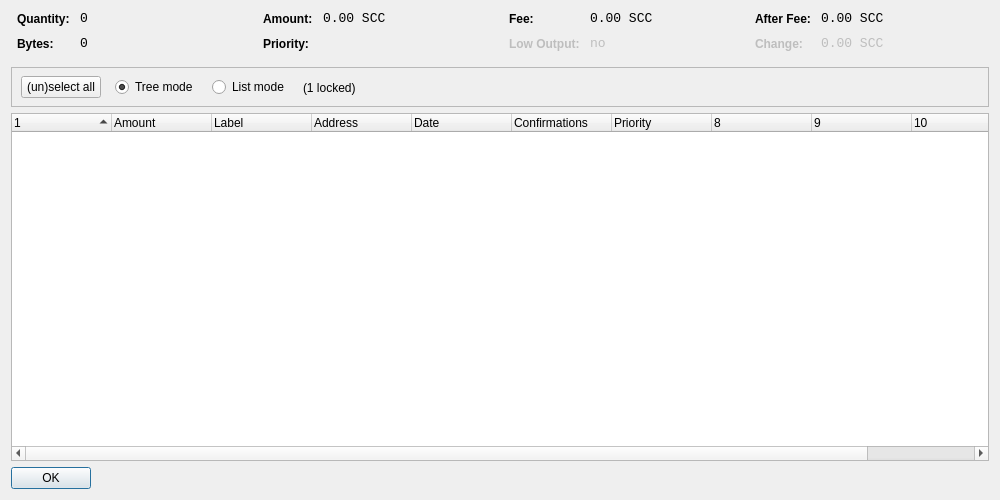
<?xml version="1.0" encoding="UTF-8"?>
<ui version="4.0">
 <class>CoinControlDialog</class>
 <widget class="QDialog" name="CoinControlDialog">
  <property name="geometry">
   <rect>
    <x>0</x>
    <y>0</y>
    <width>1000</width>
    <height>500</height>
   </rect>
  </property>
  <property name="windowTitle">
   <string>Coin Control</string>
  </property>
  <layout class="QVBoxLayout" name="verticalLayout">
   <item>
    <layout class="QHBoxLayout" name="horizontalLayoutTop" stretch="0,0,0,0">
     <property name="topMargin">
      <number>0</number>
     </property>
     <property name="bottomMargin">
      <number>10</number>
     </property>
     <item>
      <layout class="QFormLayout" name="formLayoutCoinControl1">
       <property name="horizontalSpacing">
        <number>10</number>
       </property>
       <property name="verticalSpacing">
        <number>10</number>
       </property>
       <property name="leftMargin">
        <number>6</number>
       </property>
       <property name="rightMargin">
        <number>6</number>
       </property>
       <item row="0" column="0">
        <widget class="QLabel" name="labelCoinControlQuantityText">
         <property name="styleSheet">
          <string notr="true">font-weight:bold;</string>
         </property>
         <property name="text">
          <string>Quantity:</string>
         </property>
        </widget>
       </item>
       <item row="0" column="1">
        <widget class="QLabel" name="labelCoinControlQuantity">
         <property name="font">
          <font>
           <family>Monospace</family>
           <pointsize>10</pointsize>
          </font>
         </property>
         <property name="cursor">
          <cursorShape>IBeamCursor</cursorShape>
         </property>
         <property name="contextMenuPolicy">
          <enum>Qt::ActionsContextMenu</enum>
         </property>
         <property name="text">
          <string notr="true">0</string>
         </property>
         <property name="textInteractionFlags">
          <set>Qt::LinksAccessibleByMouse|Qt::TextSelectableByKeyboard|Qt::TextSelectableByMouse</set>
         </property>
        </widget>
       </item>
       <item row="1" column="0">
        <widget class="QLabel" name="labelCoinControlBytesText">
         <property name="styleSheet">
          <string notr="true">font-weight:bold;</string>
         </property>
         <property name="text">
          <string>Bytes:</string>
         </property>
        </widget>
       </item>
       <item row="1" column="1">
        <widget class="QLabel" name="labelCoinControlBytes">
         <property name="font">
          <font>
           <family>Monospace</family>
           <pointsize>10</pointsize>
          </font>
         </property>
         <property name="cursor">
          <cursorShape>IBeamCursor</cursorShape>
         </property>
         <property name="contextMenuPolicy">
          <enum>Qt::ActionsContextMenu</enum>
         </property>
         <property name="text">
          <string notr="true">0</string>
         </property>
         <property name="textInteractionFlags">
          <set>Qt::LinksAccessibleByMouse|Qt::TextSelectableByKeyboard|Qt::TextSelectableByMouse</set>
         </property>
        </widget>
       </item>
      </layout>
     </item>
     <item>
      <layout class="QFormLayout" name="formLayoutCoinControl2">
       <property name="horizontalSpacing">
        <number>10</number>
       </property>
       <property name="verticalSpacing">
        <number>10</number>
       </property>
       <property name="leftMargin">
        <number>6</number>
       </property>
       <property name="rightMargin">
        <number>6</number>
       </property>
       <item row="0" column="0">
        <widget class="QLabel" name="labelCoinControlAmountText">
         <property name="styleSheet">
          <string notr="true">font-weight:bold;</string>
         </property>
         <property name="text">
          <string>Amount:</string>
         </property>
        </widget>
       </item>
       <item row="0" column="1">
        <widget class="QLabel" name="labelCoinControlAmount">
         <property name="font">
          <font>
           <family>Monospace</family>
           <pointsize>10</pointsize>
          </font>
         </property>
         <property name="cursor">
          <cursorShape>IBeamCursor</cursorShape>
         </property>
         <property name="contextMenuPolicy">
          <enum>Qt::ActionsContextMenu</enum>
         </property>
         <property name="text">
          <string notr="true">0.00 SCC</string>
         </property>
         <property name="textInteractionFlags">
          <set>Qt::LinksAccessibleByMouse|Qt::TextSelectableByKeyboard|Qt::TextSelectableByMouse</set>
         </property>
        </widget>
       </item>
       <item row="1" column="0">
        <widget class="QLabel" name="labelCoinControlPriorityText">
         <property name="styleSheet">
          <string notr="true">font-weight:bold;</string>
         </property>
         <property name="text">
          <string>Priority:</string>
         </property>
        </widget>
       </item>
       <item row="1" column="1">
        <widget class="QLabel" name="labelCoinControlPriority">
         <property name="font">
          <font>
           <family>Monospace</family>
           <pointsize>10</pointsize>
          </font>
         </property>
         <property name="cursor">
          <cursorShape>IBeamCursor</cursorShape>
         </property>
         <property name="contextMenuPolicy">
          <enum>Qt::ActionsContextMenu</enum>
         </property>
         <property name="text">
          <string/>
         </property>
         <property name="textInteractionFlags">
          <set>Qt::LinksAccessibleByMouse|Qt::TextSelectableByKeyboard|Qt::TextSelectableByMouse</set>
         </property>
        </widget>
       </item>
      </layout>
     </item>
     <item>
      <layout class="QFormLayout" name="formLayoutCoinControl3">
       <property name="horizontalSpacing">
        <number>10</number>
       </property>
       <property name="verticalSpacing">
        <number>10</number>
       </property>
       <property name="leftMargin">
        <number>6</number>
       </property>
       <property name="rightMargin">
        <number>6</number>
       </property>
       <item row="0" column="0">
        <widget class="QLabel" name="labelCoinControlFeeText">
         <property name="styleSheet">
          <string notr="true">font-weight:bold;</string>
         </property>
         <property name="text">
          <string>Fee:</string>
         </property>
        </widget>
       </item>
       <item row="0" column="1">
        <widget class="QLabel" name="labelCoinControlFee">
         <property name="font">
          <font>
           <family>Monospace</family>
           <pointsize>10</pointsize>
          </font>
         </property>
         <property name="cursor">
          <cursorShape>IBeamCursor</cursorShape>
         </property>
         <property name="contextMenuPolicy">
          <enum>Qt::ActionsContextMenu</enum>
         </property>
         <property name="text">
          <string notr="true">0.00 SCC</string>
         </property>
         <property name="textInteractionFlags">
          <set>Qt::LinksAccessibleByMouse|Qt::TextSelectableByKeyboard|Qt::TextSelectableByMouse</set>
         </property>
        </widget>
       </item>
       <item row="1" column="0">
        <widget class="QLabel" name="labelCoinControlLowOutputText">
         <property name="enabled">
          <bool>false</bool>
         </property>
         <property name="styleSheet">
          <string notr="true">font-weight:bold;</string>
         </property>
         <property name="text">
          <string>Low Output:</string>
         </property>
        </widget>
       </item>
       <item row="1" column="1">
        <widget class="QLabel" name="labelCoinControlLowOutput">
         <property name="enabled">
          <bool>false</bool>
         </property>
         <property name="font">
          <font>
           <family>Monospace</family>
           <pointsize>10</pointsize>
          </font>
         </property>
         <property name="cursor">
          <cursorShape>IBeamCursor</cursorShape>
         </property>
         <property name="contextMenuPolicy">
          <enum>Qt::ActionsContextMenu</enum>
         </property>
         <property name="text">
          <string>no</string>
         </property>
         <property name="textInteractionFlags">
          <set>Qt::LinksAccessibleByMouse|Qt::TextSelectableByKeyboard|Qt::TextSelectableByMouse</set>
         </property>
        </widget>
       </item>
      </layout>
     </item>
     <item>
      <layout class="QFormLayout" name="formLayoutCoinControl4">
       <property name="horizontalSpacing">
        <number>10</number>
       </property>
       <property name="verticalSpacing">
        <number>10</number>
       </property>
       <property name="leftMargin">
        <number>6</number>
       </property>
       <property name="rightMargin">
        <number>6</number>
       </property>
       <item row="0" column="0">
        <widget class="QLabel" name="labelCoinControlAfterFeeText">
         <property name="styleSheet">
          <string notr="true">font-weight:bold;</string>
         </property>
         <property name="text">
          <string>After Fee:</string>
         </property>
        </widget>
       </item>
       <item row="0" column="1">
        <widget class="QLabel" name="labelCoinControlAfterFee">
         <property name="font">
          <font>
           <family>Monospace</family>
           <pointsize>10</pointsize>
          </font>
         </property>
         <property name="cursor">
          <cursorShape>IBeamCursor</cursorShape>
         </property>
         <property name="contextMenuPolicy">
          <enum>Qt::ActionsContextMenu</enum>
         </property>
         <property name="text">
          <string notr="true">0.00 SCC</string>
         </property>
         <property name="textInteractionFlags">
          <set>Qt::LinksAccessibleByMouse|Qt::TextSelectableByKeyboard|Qt::TextSelectableByMouse</set>
         </property>
        </widget>
       </item>
       <item row="1" column="0">
        <widget class="QLabel" name="labelCoinControlChangeText">
         <property name="enabled">
          <bool>false</bool>
         </property>
         <property name="styleSheet">
          <string notr="true">font-weight:bold;</string>
         </property>
         <property name="text">
          <string>Change:</string>
         </property>
        </widget>
       </item>
       <item row="1" column="1">
        <widget class="QLabel" name="labelCoinControlChange">
         <property name="enabled">
          <bool>false</bool>
         </property>
         <property name="font">
          <font>
           <family>Monospace</family>
           <pointsize>10</pointsize>
          </font>
         </property>
         <property name="cursor">
          <cursorShape>IBeamCursor</cursorShape>
         </property>
         <property name="contextMenuPolicy">
          <enum>Qt::ActionsContextMenu</enum>
         </property>
         <property name="text">
          <string notr="true">0.00 SCC</string>
         </property>
         <property name="textInteractionFlags">
          <set>Qt::LinksAccessibleByMouse|Qt::TextSelectableByKeyboard|Qt::TextSelectableByMouse</set>
         </property>
        </widget>
       </item>
      </layout>
     </item>
    </layout>
   </item>
   <item>
    <widget class="QFrame" name="frame">
     <property name="minimumSize">
      <size>
       <width>0</width>
       <height>40</height>
      </size>
     </property>
     <property name="frameShape">
      <enum>QFrame::StyledPanel</enum>
     </property>
     <property name="frameShadow">
      <enum>QFrame::Sunken</enum>
     </property>
     <widget class="QWidget" name="horizontalLayoutWidget">
      <property name="geometry">
       <rect>
        <x>10</x>
        <y>0</y>
        <width>781</width>
        <height>41</height>
       </rect>
      </property>
      <layout class="QHBoxLayout" name="horizontalLayoutPanel" stretch="0,0,0,0,0">
       <property name="spacing">
        <number>14</number>
       </property>
       <item>
        <widget class="QPushButton" name="pushButtonSelectAll">
         <property name="sizePolicy">
          <sizepolicy hsizetype="Maximum" vsizetype="Fixed">
           <horstretch>0</horstretch>
           <verstretch>0</verstretch>
          </sizepolicy>
         </property>
         <property name="text">
          <string>(un)select all</string>
         </property>
        </widget>
       </item>
       <item>
        <widget class="QRadioButton" name="radioTreeMode">
         <property name="sizePolicy">
          <sizepolicy hsizetype="Maximum" vsizetype="Fixed">
           <horstretch>0</horstretch>
           <verstretch>0</verstretch>
          </sizepolicy>
         </property>
         <property name="text">
          <string>Tree mode</string>
         </property>
         <property name="checked">
          <bool>true</bool>
         </property>
        </widget>
       </item>
       <item>
        <widget class="QRadioButton" name="radioListMode">
         <property name="sizePolicy">
          <sizepolicy hsizetype="Maximum" vsizetype="Fixed">
           <horstretch>0</horstretch>
           <verstretch>0</verstretch>
          </sizepolicy>
         </property>
         <property name="text">
          <string>List mode</string>
         </property>
        </widget>
       </item>
       <item>
        <widget class="QLabel" name="labelLocked">
         <property name="text">
          <string>(1 locked)</string>
         </property>
        </widget>
       </item>
       <item>
        <spacer name="horizontalSpacer">
         <property name="orientation">
          <enum>Qt::Horizontal</enum>
         </property>
         <property name="sizeHint" stdset="0">
          <size>
           <width>40</width>
           <height>20</height>
          </size>
         </property>
        </spacer>
       </item>
      </layout>
     </widget>
    </widget>
   </item>
   <item>
    <widget class="CoinControlTreeWidget" name="treeWidget">
     <property name="contextMenuPolicy">
      <enum>Qt::CustomContextMenu</enum>
     </property>
     <property name="sortingEnabled">
      <bool>false</bool>
     </property>
     <property name="columnCount">
      <number>11</number>
     </property>
     <attribute name="headerShowSortIndicator" stdset="0">
      <bool>true</bool>
     </attribute>
     <attribute name="headerStretchLastSection">
      <bool>false</bool>
     </attribute>
     <column>
      <property name="text">
       <string/>
      </property>
     </column>
     <column>
      <property name="text">
       <string>Amount</string>
      </property>
     </column>
     <column>
      <property name="text">
       <string>Label</string>
      </property>
     </column>
     <column>
      <property name="text">
       <string>Address</string>
      </property>
     </column>
     <column>
      <property name="text">
       <string>Date</string>
      </property>
     </column>
     <column>
      <property name="text">
       <string>Confirmations</string>
      </property>
      <property name="toolTip">
       <string>Confirmed</string>
      </property>
     </column>
     <column>
      <property name="text">
       <string>Priority</string>
      </property>
     </column>
     <column>
      <property name="text">
       <string/>
      </property>
     </column>
     <column>
      <property name="text">
       <string/>
      </property>
     </column>
     <column>
      <property name="text">
       <string/>
      </property>
     </column>
     <column>
      <property name="text">
       <string/>
      </property>
     </column>
    </widget>
   </item>
   <item>
    <widget class="QDialogButtonBox" name="buttonBox">
     <property name="sizePolicy">
      <sizepolicy hsizetype="Maximum" vsizetype="Fixed">
       <horstretch>0</horstretch>
       <verstretch>0</verstretch>
      </sizepolicy>
     </property>
     <property name="orientation">
      <enum>Qt::Horizontal</enum>
     </property>
     <property name="standardButtons">
      <set>QDialogButtonBox::Ok</set>
     </property>
    </widget>
   </item>
  </layout>
 </widget>
 <customwidgets>
  <customwidget>
   <class>CoinControlTreeWidget</class>
   <extends>QTreeWidget</extends>
   <header>coincontroltreewidget.h</header>
  </customwidget>
 </customwidgets>
 <resources/>
 <connections/>
</ui>
